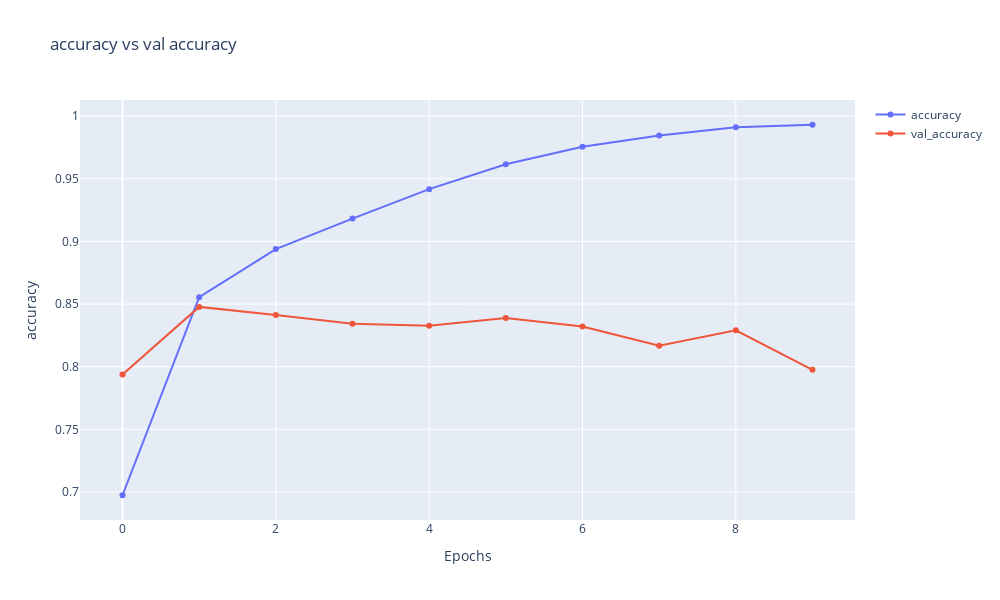
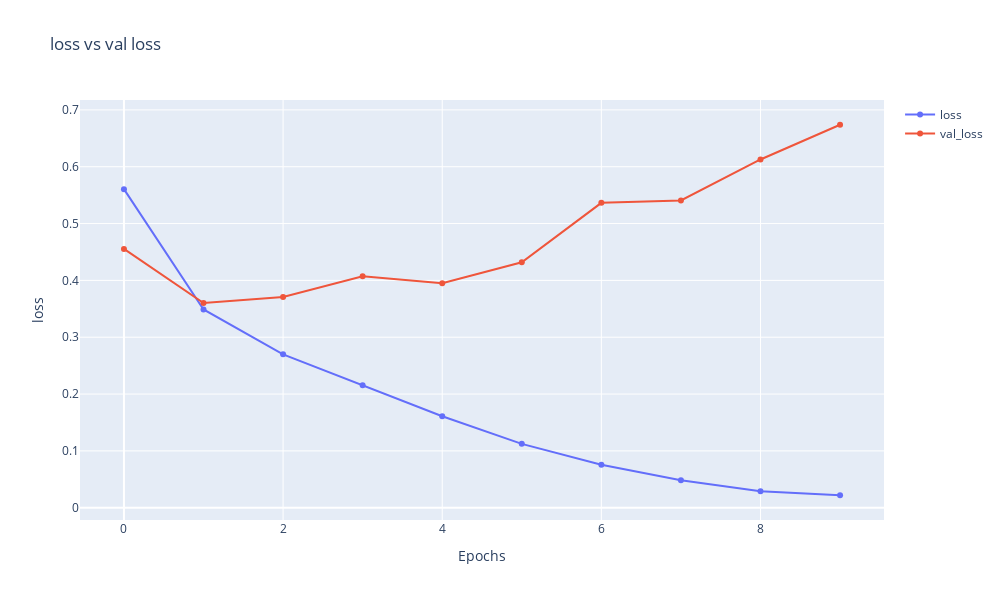

Source (notebook cell) for these figures, in order:
### Code cell
plot_hist(history)

### Figure 1 — Plotly figure (JSON) as saved in the notebook; plotly's stock layout.template omitted (floating-point values rounded to 4 significant figures)
{"data": [{"mode": "markers+lines", "name": "accuracy", "type": "scatter", "x": [0, 1, 2, 3, 4, 5, 6, 7, 8, 9], "y": [0.6974, 0.8555, 0.8939, 0.9182, 0.9417, 0.9616, 0.9755, 0.9846, 0.9911, 0.9931]}, {"mode": "markers+lines", "name": "val_accuracy", "type": "scatter", "x": [0, 1, 2, 3, 4, 5, 6, 7, 8, 9], "y": [0.7937, 0.8477, 0.8412, 0.8343, 0.8326, 0.8388, 0.8321, 0.8168, 0.829, 0.7975]}], "layout": {"height": 600, "title": {"text": "accuracy vs val accuracy"}, "width": 1000, "xaxis": {"title": {"text": "Epochs"}}, "yaxis": {"title": {"text": "accuracy"}}}}

### Figure 2 — Plotly figure (JSON) as saved in the notebook; plotly's stock layout.template omitted (floating-point values rounded to 4 significant figures)
{"data": [{"mode": "markers+lines", "name": "loss", "type": "scatter", "x": [0, 1, 2, 3, 4, 5, 6, 7, 8, 9], "y": [0.5605, 0.3489, 0.2698, 0.2154, 0.1609, 0.1124, 0.07575, 0.04834, 0.0288, 0.02193]}, {"mode": "markers+lines", "name": "val_loss", "type": "scatter", "x": [0, 1, 2, 3, 4, 5, 6, 7, 8, 9], "y": [0.4555, 0.3601, 0.3708, 0.4072, 0.395, 0.4318, 0.5365, 0.5406, 0.6128, 0.6739]}], "layout": {"height": 600, "title": {"text": "loss vs val loss"}, "width": 1000, "xaxis": {"title": {"text": "Epochs"}}, "yaxis": {"title": {"text": "loss"}}}}
